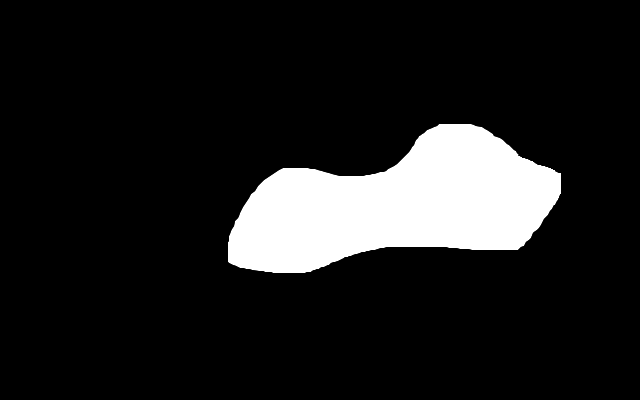
//> input picture head_tail_identifcation/data/orientation_test.png, 640 x 400 px
$ ./main   (built with g++ and OpenCV 4)
//> lines starting //> are read from the running program, lines starting //| are printed output that depends on the picture; after the words box and inside, x2 and y2 are one past the last pixel; in counts of white or black regions, pixels touching at a corner belong together
### head_tail_identifcation/hw4.hpp
#ifndef __utils_H_INCLUDED__
#define __utils_H_INCLUDED__

//opencv libraries
#include "opencv2/imgcodecs.hpp"
#include "opencv2/highgui/highgui.hpp"
#include "opencv2/imgproc/imgproc.hpp"
#include "opencv2/core/core.hpp"
//C++ standard libraries
#include <stdint.h>
#include <stdio.h>
#include <string.h>
#include <fstream>
#include <iostream>
#include <vector>
#include <map>
#include <set>
#include <glob.h>
#include <math.h>

using namespace cv;
using namespace std;

// segmentation
vector<Point> skeletonToContour(Mat& src, int obj_id=255);
vector<Point> floodFillAndVectorize(
        Mat& src, Mat& buffer, vector<Point> searchSpace, int found=255);
void neighborhood(vector<Point> points, vector<Point>& neighbors);
void distanceToBackground(Mat& src, Mat& dst, int obj_id=255);
Point borderPoint(Mat& src, int obj_id=255);
void skeletonize(Mat& src, Mat& dst, int obj_id=255);

// analysis
double circularity(Mat& src, int obj_id=255);
double circularity(vector<Point> object);
double orientation(Mat& src, int obj_id=255);
double orientation(vector<Point> object);
Point centroid(Mat& src, int obj_id=255);
Point centroid(vector<Point> object);
int area(Mat& src, int obj_id=255);
int area(vector<Point> object);

vector<double> curvature_dtds(vector<Point> contour);
vector<double> curvature_vss(vector<Point> contour);
vector<double> curvature_k(vector<Point> contour);

// utils
void normalize(vector<double>& vec, double a=0.0, double b=1.0);
vector<Point> foreground(Mat& src, int obj_id=255);
vector<Point> drawPointsOnLine(Mat& src, Point center, double theta);
bool inBounds(Point p, int w, int h);

#endif

### head_tail_identifcation/utils.cpp
#include "hw4.hpp"

// [11 lines left out: function filesInFolder, not called in this run]

/* Returns a vector of locations with a pixel intensity equal
 * to the input obj_id */
vector<Point> foreground(Mat& src, int obj_id) {
    vector<Point> foreground;
    int row, col;
    for ( row = 0; row < src.rows; ++row ) {
        for ( col = 0; col < src.cols; ++col ) {
            if (src.at<uchar>(row, col) == obj_id) {
                Point p = Point(col, row);
                foreground.push_back(p);
            }
        }
    }
    return foreground;
}

/* Normalize values in vector between a and b. In-place. */
// [31 lines left out: functions normalize, drawPointsOnLine, not called in this run]

### head_tail_identifcation/segmentation.cpp
#include "hw4.hpp"

vector<Point> skeletonToContour(Mat& src, int obj_id) {
    // The starting point could be selected more intelligently to ensure that
    // it is not at the edge of a curve.
    // Currently expected to be in the center of a non-curve, like so:
    //      -------s---...
    //    /      <-|->
    //   /       <-|->_...
    //   |     /
    //   |     \
    //   \       ------...
    //    \
    //      -----------...
    //
    // Overall, the algorithm works in the following way:
    // 1. Finds a random point on the border of the object
    // 2. Creates a dividing line through the segment of the object attached
    //    to the found point. If the orientation is vertical, it sweeps
    //    to the right. If the orientation is horizontal, it sweeps down.
    // 3. Separates the neighbors of the divide line into "left" or "right"
    //    search spaces. These are misnomers, b/c they could be the "top"
    //    and "bottom" search spaces if working with a vertically orientated
    //    object.
    // 4. With the separated search spaces, the algorithm proceeds to flood
    //    fill the sides separately by finding all N8 neighbors connected
    //    to the current search space. On each iteration, the vector point
    //    added to the returned contour is calculated as the centroid of the
    //    current search space.

    // Mat used to mark which pixels in the object have already been visited
    Mat buffer = Mat::zeros(src.size(), src.type());

    // Find a single point on the border of the object
    Point s = borderPoint(src, obj_id);

    int found = obj_id;
    vector<Point> dividingLine;
    vector<Point> searchSpace;
    vector<Point> leftSearch;
    vector<Point> rightSearch;

    Point p;
    double theta = orientation(src, obj_id);
    if (theta < 2.35 && theta > 0.785 ) {
        // Assumes a vertical orientation

        // Find the dividing line from the start point
        for ( int col = s.x; col < src.cols - s.x; ++col ) {
            if ( src.at<uchar>(s.y, col) == obj_id ) {
                p = Point(col, s.y);
                dividingLine.push_back(p);
                searchSpace.push_back(p);
            } else {
                break;
            }
        }

        // Create the initial search space
        neighborhood(dividingLine, searchSpace);

        // Separate into top ("right") and bottom ("left") search spaces
        for (auto v = searchSpace.begin(); v != searchSpace.end(); ++v ) {
            p = *v;
            buffer.at<uchar>(p.y, p.x) = found;
            if ( p.y < s.y ) {
                leftSearch.push_back(p);
            } else if ( p.y > s.y ) {
                rightSearch.push_back(p);
            }
        }

    } else {
        // Assumes a horizontal orientation

        // Find the dividing line from the start point (2)
        for ( int row = s.y+1; row < src.rows - s.y; ++row ) {
            if ( src.at<uchar>(row, s.x) == obj_id ) {
                p = Point(s.x, row);
                dividingLine.push_back(p);
                searchSpace.push_back(p);
            } else {
                break;
            }
        }

        // Create the initial search space
        neighborhood(dividingLine, searchSpace);

        // Separate into left and right search spaces
        for (auto v = searchSpace.begin(); v != searchSpace.end(); ++v ) {
            p = *v;
            buffer.at<uchar>(p.y, p.x) = found;
            if ( p.x < s.x ) {
                leftSearch.push_back(p);
            } else if ( p.x > s.x ) {
                rightSearch.push_back(p);
            }
        }
    }


    // Create separate left and right vectors
    vector<Point> leftVectorized = floodFillAndVectorize(
                                            src, buffer, leftSearch, found);
    vector<Point> rightVectorized = floodFillAndVectorize(
                                            src, buffer, rightSearch, found);

    // Add initial point to end of left vector to maintain order
    rightVectorized.push_back(centroid(dividingLine));

    // Merge vectors in order
    vector<Point> merged;
    merged.reserve(leftVectorized.size() + rightVectorized.size() );
    reverse(rightVectorized.begin(), rightVectorized.end());
    merged.insert(merged.end(), rightVectorized.begin(), rightVectorized.end());
    merged.insert(merged.end(), leftVectorized.begin(), leftVectorized.end());

    return merged;
}

vector<Point> floodFillAndVectorize(Mat& src, Mat& buffer,
                                    vector<Point> searchSpace, int found) {

    vector<Point> vectorized;

    int i;
    vector<Point> neighbors;
    while ( searchSpace.size() > 0 ) {
        // calculate the center point of the new search space to be used
        // as a point in the final vector of the shape
        vectorized.push_back(centroid(searchSpace));

        // find neighborhood for the current search space
        neighbors.clear();
        neighborhood(searchSpace, neighbors);

        // find new search space based on neighbors that are a part of object
        searchSpace.clear();
        Point p;
        for ( i = 0; i < neighbors.size(); ++i ) {
            p = neighbors[i];
            if ( inBounds(p, src.cols, src.rows) ) {
                if ( src.at<uchar>(p.y, p.x) == found &&
                            buffer.at<uchar>(p.y, p.x) != found ) {
                    buffer.at<uchar>(p.y, p.x) = found;
                    searchSpace.push_back(p);
                }
            }
        }
    }

    return vectorized;
}

//http://stackoverflow.com/a/20947961
struct comparePoints {
    bool operator()(const Point & a, const Point & b) {
        return (a.x != b.x || a.y != b.y);
    }
};

void neighborhood(vector<Point> points, vector<Point>& neighbors) {
    set<Point, comparePoints> uNeighbors; // unique neighbors
    Point p;
    for ( int i = 0; i < points.size(); ++i ) {
        p = points[i];
        // above/below
        uNeighbors.insert(Point(p.x, p.y-1));
        uNeighbors.insert(Point(p.x, p.y+1));
        // right neighborhood
        uNeighbors.insert(Point(p.x-1, p.y-1));
        uNeighbors.insert(Point(p.x-1, p.y));
        uNeighbors.insert(Point(p.x-1, p.y+1));
        // left neighborhood
        uNeighbors.insert(Point(p.x+1, p.y+1));
        uNeighbors.insert(Point(p.x+1, p.y));
        uNeighbors.insert(Point(p.x+1, p.y-1));
    }
    set<Point,comparePoints>::iterator it;
    for ( it = uNeighbors.begin(); it != uNeighbors.end(); ++it ) {
        neighbors.push_back(*it);
    }
}


bool inBounds(Point p, int w, int h) {
    return (p.x >= 0 && p.x < w && p.y >= 0 && p.y < h);
}

/* Returns the skeleton of the binary input image src, drawn on
 * the output Mat object, dst. Assumes the foreground to be marked
 * in white and the background black.  */
// [21 lines left out: function skeletonize, not called in this run]

/* Creates a distance Mat, which marks the distance of every pixel with
 * intensity == obj_id in src to the background marked with 0 intensities.  */
// [74 lines left out: function distanceToBackground, not called in this run]

Point borderPoint(Mat& src, int obj_id) {
    Point p;
    int row, col;
    for ( row = 0; row < src.rows; ++row ) {
        for ( col = 0; col < src.cols; ++col ) {
            if (src.at<uchar>(row, col) == obj_id) {
                p = Point(col, row);
                return p;
            }
        }
    }
    return p;
}

### head_tail_identifcation/analysis.cpp
#include "hw4.hpp"

// [27 lines left out: functions circularity, circularity, not called in this run]

double orientation(Mat& src, int obj_id) {
    vector<Point> object = foreground(src, obj_id);
    return orientation(object);
}

double orientation(vector<Point> object) {
    Point center = centroid(object);
    double a = 0.0;
    double b = 0.0;
    double c = 0.0;
    Point p;
    for ( int i = 0; i < object.size(); ++i ) {
        p = object[i];
        a += pow((p.x - center.x), 2);
        b += (p.x - center.x) * (p.y - center.y);
        c += pow((p.y - center.y), 2);
    }
    //double theta = (b != 0 && a != c) ? (0.5 * atan( 2*b / (a - c) )) : -1;
    double theta = (b != 0 && a != c) ?
                    (0.5 * acos( (a-c) / sqrt(pow(b, 2) + pow(a-c, 2)))) : 0;

    return theta;
}

// [4 lines left out: function centroid, not called in this run]

Point centroid(vector<Point> object) {
    Point p;
    double xbar = 0.0;
    double ybar = 0.0;
    double area = 0.0;
    for ( int i = 0; i < object.size(); ++i ) {
        p = object[i];
        xbar += p.x;
        ybar += p.y;
        area += 1;
    }
    xbar = xbar / area;
    ybar = ybar / area;
    return Point(xbar, ybar);
}

// [4 lines left out: function area, not called in this run]

int area(vector<Point> object) {
    return object.size();
}

/* Discrete approximation of (dtheta/ds), where dtheta is the change
 * in angle and ds is the change in arc length.
 * Produces a curvature which ranges from 0 to PI.  */
// [61 lines left out: functions curvature_dtds, curvature_vss, not called in this run]

/* NOT WORKING.. debug? */
// [22 lines left out: function curvature_k, not called in this run]

### head_tail_identifcation/main.cpp
#include "hw4.hpp"

// [28 lines left out: function drawCurvatureIntensity, not called in this run]

void drawVector(Mat& dst, vector<Point> points, Scalar color) {
    int intensity;
    int cutoff = 20;
    for ( int i = 0; i < points.size(); ++i ) {
        if ( i < cutoff ) {
            color = Scalar(255,0,0);
        } else if ( i > points.size() - cutoff ) {
            color = Scalar(0,0,255);
        } else {
            color = Scalar(0,255,0);
        }
        circle(dst, points[i], 5, color, 1);
    }
}

int main(int argc, char** argv)
{
    Mat src;
    if (argc < 2) {
        src = imread("data/orientation_test.png", IMREAD_GRAYSCALE);
//> src is the input picture: 400 rows x 640 cols, CV_8UC1; min 0, max 255, mean 30.5
    } else {
        src = imread(argv[1], IMREAD_GRAYSCALE);
    }

    //Mat buffer = Mat::zeros(src.size(), src.type());
    //skeletonize(src, buffer);
    Mat buffer = src.clone();

    vector<Point> vectorized_eel;
    vectorized_eel = skeletonToContour(buffer);
//> in skeletonToContour, `Point s = borderPoint(src, obj_id);`: s = Point(439, 124)
//> after the loop in foreground, `for ( row = 0; row < src.rows; ++row )`: foreground = 30437 items
//> the loop in centroid, `for ( int i = 0; i < object.size(); ++i )` made 30437 passes
//> (p, xbar, ybar) on passes 2 to 4: (Point(440, 124), 879, 248), (Point(441, 124), 1320, 372), (Point(442, 124), 1762, 496)
//> after the loop in centroid, `for ( int i = 0; i < object.size(); ++i )`: xbar = 12092552; ybar = 6229202; area = 30437
//> in centroid, `xbar = xbar / area;`: xbar = 397.3
//> in centroid, `ybar = ybar / area;`: ybar = 204.7
//> in orientation, `Point center = centroid(object);`: center = Point(397, 204)
//> the loop in orientation, `for ( int i = 0; i < object.size(); ++i )` made 30437 passes
//> (p, a, b, c) on passes 1 to 3: (Point(439, 124), 1764, -3360, 6400), (Point(440, 124), 3613, -6800, 12800), (Point(441, 124), 5549, -10320, 19200)
//> after the loop in orientation, `for ( int i = 0; i < object.size(); ++i )`: a = 242301161; b = -37437118; c = 32992852
//> in orientation, `double theta = (b != 0 && a != c) ? (0.5 * acos( (a-c) / sqrt(pow(b, 2..`: theta = 0.0885
//> the loop in skeletonToContour, `for ( int row = s.y+1; row < src.rows - s.y; ++row )` made 123 passes
//> p on passes 1 to 8: Point(439, 125), Point(439, 126), Point(439, 127), Point(439, 128), Point(439, 129), Point(439, 130), Point(439, 131), Point(439, 132)
//> after the loop in skeletonToContour, `for ( int row = s.y+1; row < src.rows - s.y; ++row )`: dividingLine = 122 Points (x, y), first 12: [439, 125], [439, 126], [439, 127], [439, 128], [439, 129], [439, 130], [439, 131], [439, 132], [439, 133], [439, 134], [439, 135], [439, 136]; searchSpace has the same summary as dividingLine
//> the loop in neighborhood, `for ( int i = 0; i < points.size(); ++i )` made 122 passes
//> after the loop in neighborhood, `for ( int i = 0; i < points.size(); ++i )`: uNeighbors = 734 items
//> after the loop in neighborhood, `for ( it = uNeighbors.begin(); it != uNeighbors.end(); ++it )`: neighbors = contour of 856 points, box (x1, y1, x2, y2) (438, 124, 441, 248), area 208
//> in skeletonToContour, `neighborhood(dividingLine, searchSpace);`: searchSpace has the same summary as neighbors in neighborhood
//> the loop in skeletonToContour, `for (auto v = searchSpace.begin(); v != searchSpace.end(); ++v )` made 856 passes
//> after the loop in skeletonToContour, `for (auto v = searchSpace.begin(); v != searchSpace.end(); ++v )`:
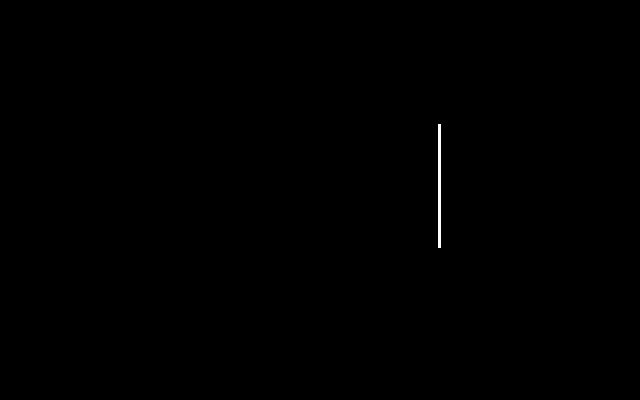
//> buffer: 400 rows x 640 cols, CV_8UC1; 0.15% white; 1 white region, box (x1, y1, x2, y2) and area: (438, 124, 441, 248) 372
//> after the loop in floodFillAndVectorize, `while ( searchSpace.size() > 0 )`:
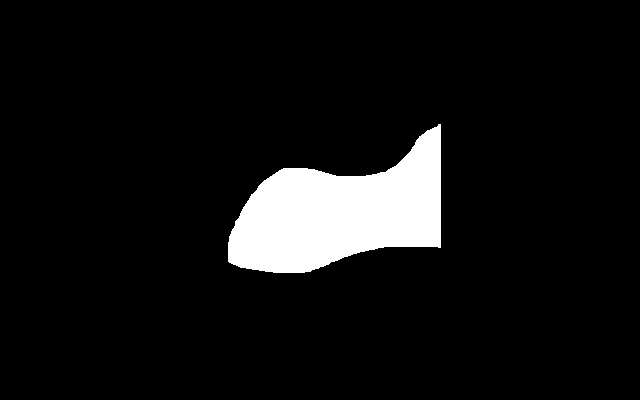
//> buffer: 400 rows x 640 cols, CV_8UC1; 7.4% white; 1 white region, box (x1, y1, x2, y2) and area: (228, 124, 441, 273) 18820
//> call 2 of floodFillAndVectorize, with found = 255
//> the loop in floodFillAndVectorize (call 2), `while ( searchSpace.size() > 0 )` made 121 passes
//> after the loop in floodFillAndVectorize (call 2), `while ( searchSpace.size() > 0 )`:
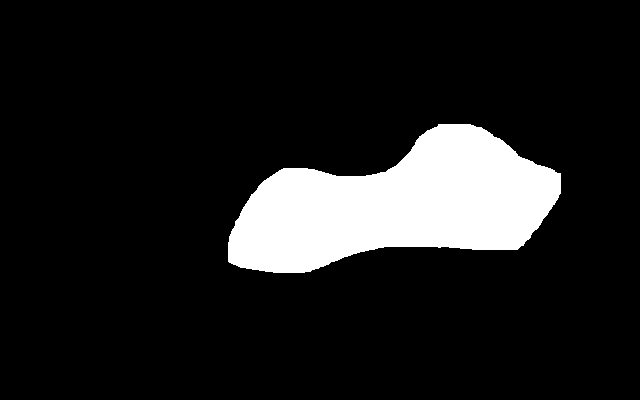
//> buffer: 400 rows x 640 cols, CV_8UC1; 11.9% white; 1 white region, box (x1, y1, x2, y2) and area: (228, 124, 561, 273) 30441

    Mat dst = buffer.clone();
    cvtColor(dst, dst, CV_GRAY2BGR);
    drawVector(dst, vectorized_eel, Scalar(0,0,255));
//> after the loop in drawVector, `for ( int i = 0; i < points.size(); ++i )`:
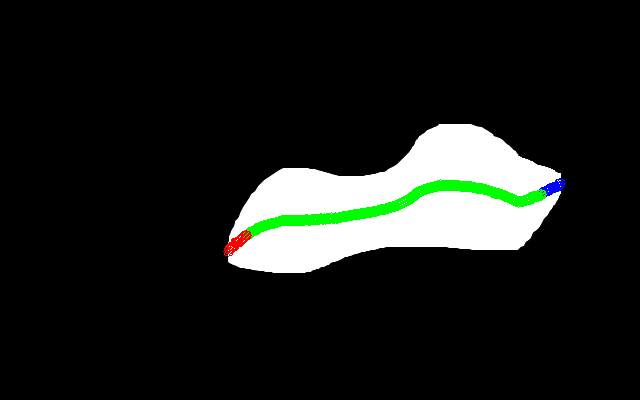
//> dst: 400 rows x 640 cols, CV_8UC3; 1.51% of pixels changed, all inside (x1, y1, x2, y2) = (223, 178, 566, 257)

    //drawCurvatureIntensity(src, dst);

    imshow("Output", dst);
    waitKey(0);
}

$ run again, with head_tail_identifcation/data/curved_test.png copied over head_tail_identifcation/data/orientation_test.png
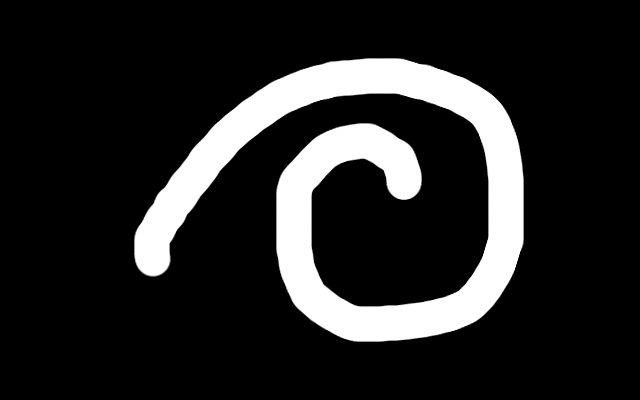
//> input picture head_tail_identifcation/data/curved_test.png, 640 x 400 px
//> src is the input picture: 400 rows x 640 cols, CV_8UC1; min 0, max 255, mean 38.4
//> s = Point(359, 60)
//> after the loop in foreground, `for ( row = 0; row < src.rows; ++row )`: foreground = 36026 items
//> the loop in centroid, `for ( int i = 0; i < object.size(); ++i )` made 36026 passes
//> (p, xbar, ybar) on passes 2 to 4: (Point(360, 60), 719, 120), (Point(361, 60), 1080, 180), (Point(362, 60), 1442, 240)
//> after the loop in centroid, `for ( int i = 0; i < object.size(); ++i )`: xbar = 12796876; ybar = 6851797; area = 36026
//> in centroid, `xbar = xbar / area;`: xbar = 355.2
//> in centroid, `ybar = ybar / area;`: ybar = 190.2
//> center = Point(355, 190)
//> the loop in orientation, `for ( int i = 0; i < object.size(); ++i )` made 36026 passes
//> (p, a, b, c) on passes 1 to 3: (Point(359, 60), 16, -520, 16900), (Point(360, 60), 41, -1170, 33800), (Point(361, 60), 77, -1950, 50700)
//> after the loop in orientation, `for ( int i = 0; i < object.size(); ++i )`: a = 401858484; b = 12724886; c = 238843117
//> in orientation, `double theta = (b != 0 && a != c) ? (0.5 * acos( (a-c) / sqrt(pow(b, 2..`: theta = 0.039
//> the loop in skeletonToContour, `for ( int row = s.y+1; row < src.rows - s.y; ++row )` made 33 passes
//> p on passes 1 to 8: Point(359, 61), Point(359, 62), Point(359, 63), Point(359, 64), Point(359, 65), Point(359, 66), Point(359, 67), Point(359, 68)
//> the loop in neighborhood, `for ( int i = 0; i < points.size(); ++i )` made 32 passes
//> after the loop in neighborhood, `for ( it = uNeighbors.begin(); it != uNeighbors.end(); ++it )`: neighbors = contour of 226 points, box (x1, y1, x2, y2) (358, 60, 361, 94), area 54
//> searchSpace has the same summary as neighbors in neighborhood
//> the loop in skeletonToContour, `for (auto v = searchSpace.begin(); v != searchSpace.end(); ++v )` made 226 passes
//> after the loop in skeletonToContour, `for (auto v = searchSpace.begin(); v != searchSpace.end(); ++v )`: leftSearch = contour of 67 points, box (x1, y1, x2, y2) (358, 60, 359, 94), area 0; rightSearch = contour of 72 points, box (x1, y1, x2, y2) (360, 60, 361, 94), area 0
//> the loop in floodFillAndVectorize, `while ( searchSpace.size() > 0 )` made 247 passes
//> p on passes 1 to 3: Point(358, 92), Point(357, 61), Point(356, 91)
//> after the loop in floodFillAndVectorize, `while ( searchSpace.size() > 0 )`:
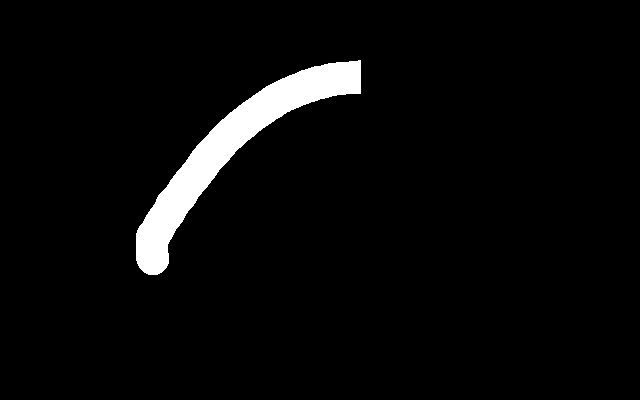
//> buffer: 400 rows x 640 cols, CV_8UC1; 4% white; 1 white region, box (x1, y1, x2, y2) and area: (136, 60, 361, 275) 10220
//> after the loop in drawVector, `for ( int i = 0; i < points.size(); ++i )`:
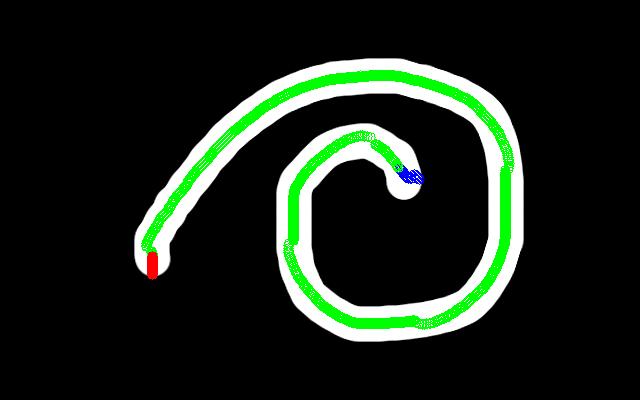
//> dst: 400 rows x 640 cols, CV_8UC3; 4.46% of pixels changed, all inside (x1, y1, x2, y2) = (141, 70, 515, 330)
